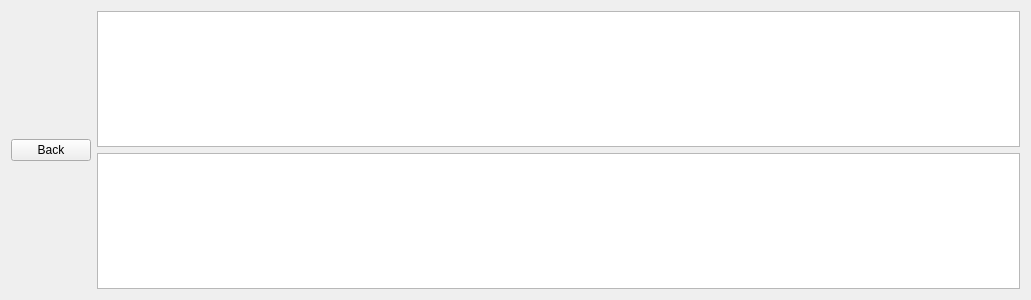
<?xml version="1.0" encoding="UTF-8"?>
<ui version="4.0">
 <class>TableWindow</class>
 <widget class="QWidget" name="TableWindow">
  <property name="geometry">
   <rect>
    <x>0</x>
    <y>0</y>
    <width>1031</width>
    <height>300</height>
   </rect>
  </property>
  <property name="windowTitle">
   <string>Form</string>
  </property>
  <layout class="QHBoxLayout" name="horizontalLayout">
   <item>
    <widget class="QPushButton" name="backButton">
     <property name="text">
      <string>Back</string>
     </property>
    </widget>
   </item>
   <item>
    <layout class="QVBoxLayout" name="verticalLayout">
     <item>
      <widget class="QTableWidget" name="clientsTable">
       <property name="minimumSize">
        <size>
         <width>820</width>
         <height>0</height>
        </size>
       </property>
      </widget>
     </item>
     <item>
      <widget class="QTableWidget" name="serversTable"/>
     </item>
    </layout>
   </item>
  </layout>
 </widget>
 <resources/>
 <connections/>
</ui>
